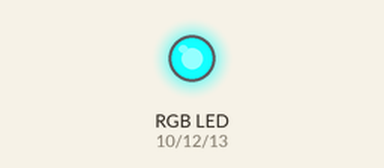
A sketch run on a simulated Arduino Uno, built with avr-gcc and run on an emulated ATmega328P. Parts: an RGB LED mixed from three pins (HIGH = lit). Dim RGB values are drawn brighter than linear; random numbers use the default seed unless the sketch sets one.

Above: at 0.1 s.
At 5.1 s:
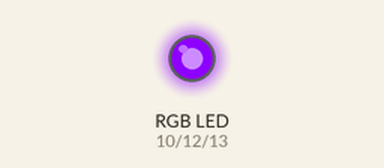
At 10.1 s:
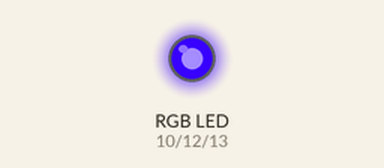
At 19.1 s:
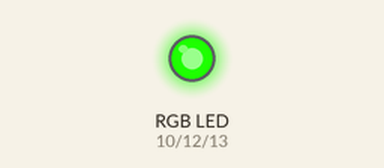
At 28.1 s:
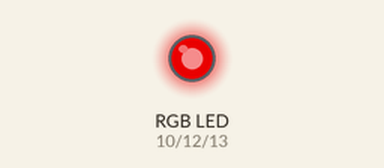
At 38.1 s:
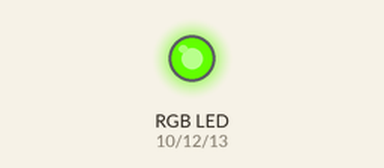
Timing chart, 0 to 40.0 s (numbered marks = the images above):
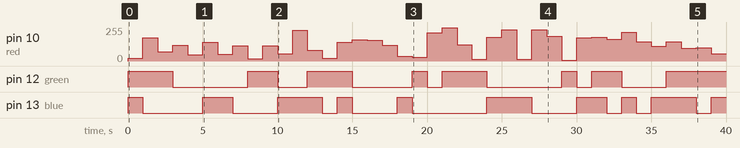

The sketch:

led_rdg_sigolo.ino
```cpp
int a = 1000; //tempo millisecondi di //mantenimento colore
int red = 10; //pin per il led rosso
int green = 12; //pin per il led verde
int blue = 13; //pin per il led blu
void setup() { //impostazione pin come uscita
  pinMode(red, OUTPUT);
  pinMode(green, OUTPUT);
  pinMode(blue, OUTPUT);
}
void loop() { //ciclo loop
  analogWrite(blue, random(255)); //la funzione random genera dei numeri casuali in modo da creare dei colori casuali
  analogWrite(red, random(255));
  analogWrite(green, random(255));
  delay(a);
}

//Per saperne di più: http://www.iprog.it/blog/arduino/pilotiamo-un-led-rgb-con-arduino/ | iProg
```

Measured:
- by itself, pin 10 (red): 0/255 → 19/255 at 0.00 s, → 175/255 1.0 s later, → 68/255 1.0 s later, → 120/255 1.0 s later, … (40 changes in this stretch)
- by itself, pin 12 (green): LOW → HIGH at 0.00 s, → LOW 3.0 s later, → HIGH 5.0 s later, → LOW 2.0 s later, … (15 changes in this stretch)
- by itself, pin 13 (blue): LOW → HIGH at 0.00 s, → LOW 1.0 s later, → HIGH 4.0 s later, → LOW 2.0 s later, … (19 changes in this stretch)
